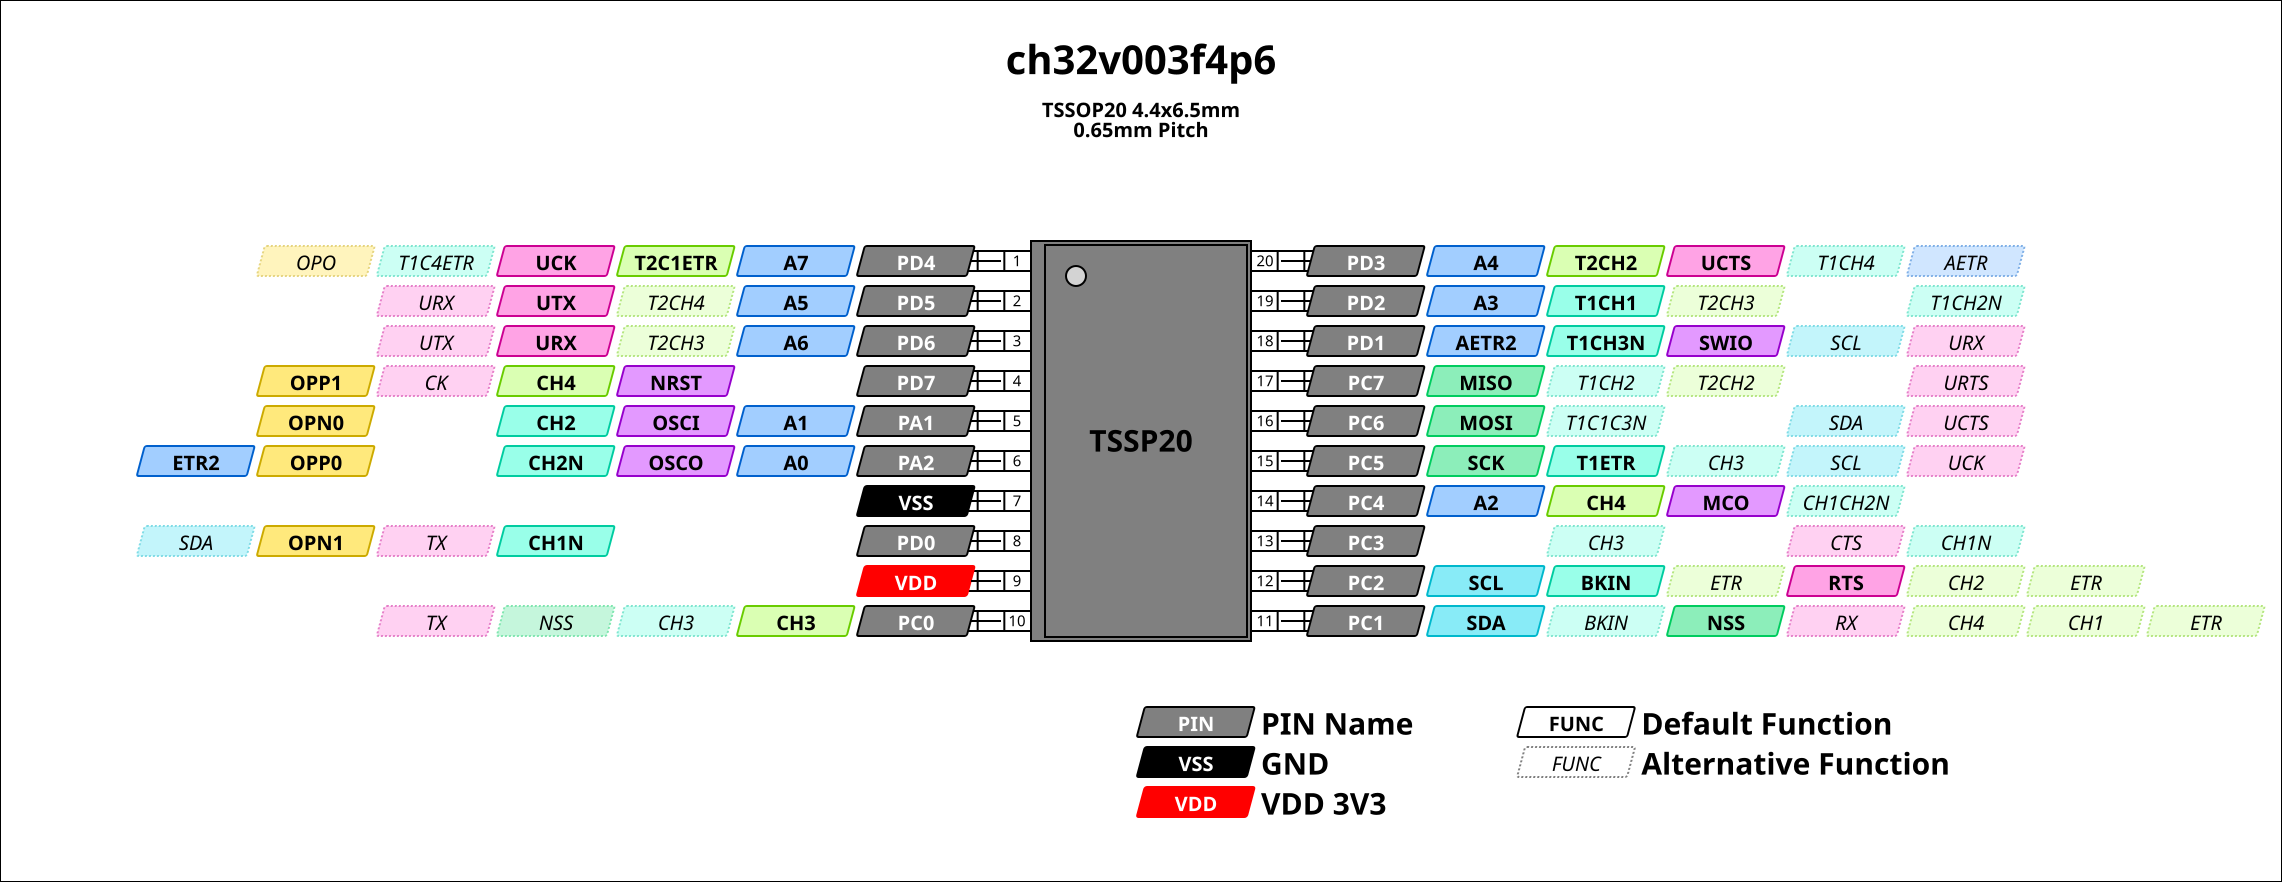

This figure's Python source:
import pinout as gen

from ch32v003 import pins, types 

pin_mapping = [ "PD4", "PD5", "PD6", "PD7", "PA1",
                "PA2", "VSS", "PD0", "VDD", "PC0",
                "PC1", "PC2", "PC3", "PC4", "PC5",
                "PC6", "PC7", "PD1", "PD2", "PD3" ]

pinout = gen.Package("ch32v003f4p6", "SOP")
pinout.set_footprint(20, 40, 80, 20, 60)
pinout.set_label(110, 10, 30)
pinout.add_types(types)
pinout.set_label_af_height( 0, 0, 0 );
pinout.package_width = 300
pinout.pin_push_out_extra = 60
pinout.pin_no_offset = 26
pinout.add_pins(pins)
pinout.subtitle = "TSSOP20 4.4x6.5mm\n0.65mm Pitch"
pinout.footprint_text = "TSSP20"
pinout.add_mapping( pin_mapping )
pinout.is_diag = True

pinout.save()